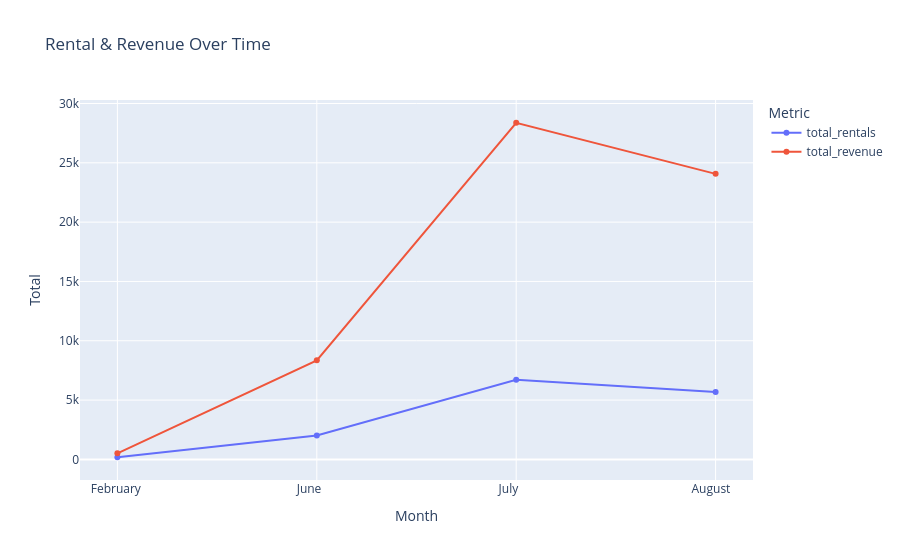

Notebook code cell kept with this figure:
### Code cell
#Trend & Pattern Analysis -rentals and revenue change over time
t_df = t_df.iloc[::-1]

fig = px.line(
    t_df,
    x="rental_month",
    y=["total_rentals", "total_revenue"],
    title="Rental & Revenue Over Time",
    labels={
        "rental_month": "Month",
        "value": "Total",
        "variable": "Metric"
    },
    markers=True
)

fig.show()

### Figure 1 — Plotly figure (JSON) as saved in the notebook; plotly's stock layout.template omitted (floating-point values rounded to 4 significant figures)
{"data": [{"hovertemplate": "Metric=total_rentals<br>Month=%{x}<br>Total=%{y}<extra></extra>", "legendgroup": "total_rentals", "line": {"color": "#636efa", "dash": "solid"}, "marker": {"symbol": "circle"}, "mode": "lines+markers", "name": "total_rentals", "orientation": "v", "showlegend": true, "type": "scatter", "x": ["February ", "June     ", "July     ", "August   "], "xaxis": "x", "y": [182.0, 2015.0, 6709.0, 5686.0], "yaxis": "y"}, {"hovertemplate": "Metric=total_revenue<br>Month=%{x}<br>Total=%{y}<extra></extra>", "legendgroup": "total_revenue", "line": {"color": "#EF553B", "dash": "solid"}, "marker": {"symbol": "circle"}, "mode": "lines+markers", "name": "total_revenue", "orientation": "v", "showlegend": true, "type": "scatter", "x": ["February ", "June     ", "July     ", "August   "], "xaxis": "x", "y": [514.2, 8350.0, 28380.0, 24070.0], "yaxis": "y"}], "layout": {"legend": {"title": {"text": "Metric"}, "tracegroupgap": 0}, "title": {"text": "Rental & Revenue Over Time"}, "xaxis": {"anchor": "y", "domain": [0, 1], "title": {"text": "Month"}}, "yaxis": {"anchor": "x", "domain": [0, 1], "title": {"text": "Total"}}}}
